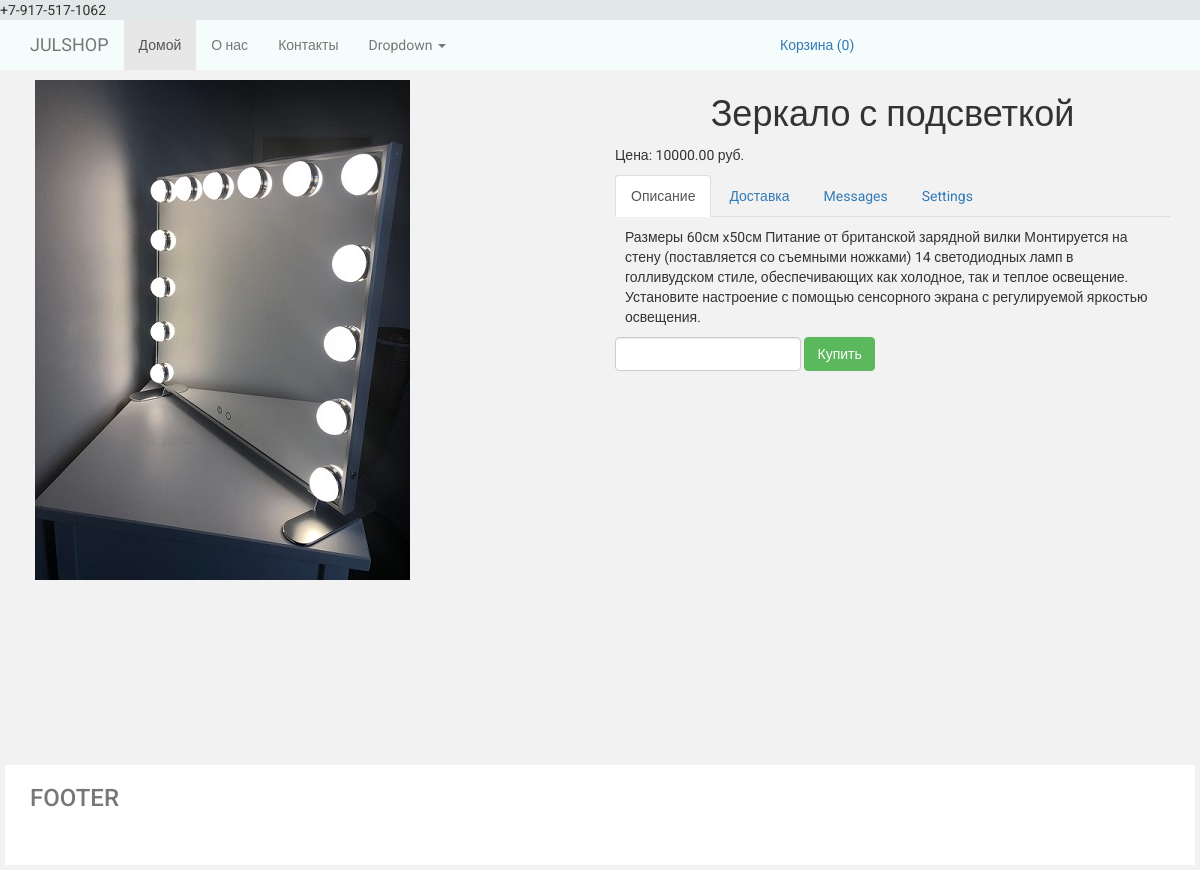
/product/1/, run on the app's committed database.
### products/models.py (models this page shows, shortened)
class ProductImage(models.Model):
    product = models.ForeignKey(Product, blank=True, null=True, default=None, verbose_name="Товар")
    image = models.ImageField(upload_to='products_images/', verbose_name="Изображение товара")
    is_main = models.BooleanField(default=False, verbose_name='Основное изображение')
    is_active = models.BooleanField(default=True, verbose_name='Активировать / Деактивировать')
    created = models.DateTimeField(auto_now_add=True, auto_now=False, verbose_name='Создан')
    updated = models.DateTimeField(auto_now_add=False, auto_now=True, verbose_name='Обновлён')
    class Meta:
        verbose_name = 'Фотография'
        verbose_name_plural = 'Фотографии'

class Product(models.Model):
    category = models.ForeignKey(Category, related_name='products', verbose_name="Категория")
    name = models.CharField(max_length=64, blank=True, null=True, default=None, verbose_name="Название")
    slug = models.SlugField(max_length=200, db_index=True)
    description = models.TextField(blank=True, verbose_name="Описание")
    price = models.DecimalField(max_digits=10, decimal_places=2, verbose_name="Цена")
    discount = models.IntegerField(default=0, verbose_name="Скидка")
    stock = models.PositiveIntegerField(verbose_name="Наличие")
    available = models.BooleanField(default=True, verbose_name="Доступен")
    created = models.DateTimeField(auto_now_add=True, auto_now=False, verbose_name='Создан')
    updated = models.DateTimeField(auto_now_add=False, auto_now=True, verbose_name='Обновлён')
    class Meta:
        ordering = ['name']
        index_together = [
            ['id', 'slug']
        ]
        verbose_name = 'Товар'
        verbose_name_plural = 'Товары'

### products/views.py (the view)
# urls.py: url(r'^product/(?P<product_id>\w+)/$', views.product, name='product'),
def product(request, product_id):
    product = Product.objects.get(id=product_id)
    session_key = request.session.session_key  # инициализация ключа сессии(уникальный идентификатор)
    if not session_key:                        # если ключ не создан
        request.session.cycle_key()            # создаём в ручную
    print(request.session.session_key)         # вывод ключа в консоль
    return render(request, 'products/product.html', locals())

### orders/context_processor.py (called while the page is built)
def getting_cart_info(request):
    session_key = request.session.session_key   # инициализация ключа сессии(уникальный идентификатор)
    if not session_key:                         # если ключ не создан
        request.session.cycle_key()             # создаём в ручную
    products_in_cart = ProductInCart.objects.filter(session_key=session_key, is_active=True)
    products_total_number = products_in_cart.count()
    return locals()

### templates/products/product.html (shortened to what this page needs)
{% extends 'base.html' %}
{% load static %}
{% block content %}
    <div class="container">
        <div class="row">
            <div class="col-lg-6">
                {% for image_item in product.productimage_set.all %}
                <div class="product_image_item">
                    <img src="{{ image_item.image.url }}" class="img-responsive">
                </div>
                {% endfor %}
            </div>
            <div class="col-lg-6">
                <h1 class="text-center">
                    {{ product.name }}
                </h1>
                <div class="">
                    <p>
                        Цена: {{ product.price }} руб.
                    </p>
                </div>
                <div>
                    <ul class="nav nav-tabs" role="tablist">
                        <li role="presentation" class="active">
                            <a href="#description" aria-controls="home" role="tab" data-toggle="tab">
                                Описание
                            </a>
                        </li>
                        <li role="presentation">
                            <a href="#delivery" aria-controls="profile" role="tab" data-toggle="tab">
                                Доставка
                            </a>
                        </li>
                        <li role="presentation">
                            <a href="#messages" aria-controls="messages" role="tab" data-toggle="tab">
                                Messages
                            </a>
                        </li>
                        <li role="presentation">
                            <a href="#settings" aria-controls="settings" role="tab" data-toggle="tab">
                                Settings
                            </a>
                        </li>
                    </ul>
                    <div class="tab-content product-description-tabs">
                        <div role="tabpanel" class="tab-pane active" id="description">
                            {{ product.description }}
                        </div>
                    </div>
                </div>
                 <div>
                    <form id="form_buying_product" class="form-inline" action="{% url 'cart_adding' %}">{% csrf_token %}
                        <div class="form-group">
                             <input type="number" min="1" class="form-control" name="number" id="number">
                        </div>
                            <div class="form-group">
                                <button type="submit" id="submit_btn" class="btn btn-success btn-buy"
                                        data-id = "{{ product.id }}"
                                        data-name = "{{ product.name }}"
                                        data-price = "{{ product.price }}"
                                >
                                    Купить
                                </button>
                            </div>
                    </form>
                </div>
            </div>
        </div>
    </div>
{% endblock %}

### static/static_dev/css/style.css (style rules this page uses)
html, body { height: 100%; max-height: 100%; font-family: 'Roboto', sans-serif; background-color: #f2f2f2; }
.product-description-tabs { padding: 10px; }
.product_image_item { padding: 5px; margin-bottom: 5px; }
.btn-success { color: #fff; background-color: #5cb85c; border-color: #5cb85c; }

### data on the page
ProductImage: image (picture)
Product: name "Зеркало с подсветкой", price "10000.00", description "Размеры 60см x50см Питание от британской зарядной вилки Монтируется на стену (поставляется со съемными ножками) 14 светодиодных ламп в голливудском стиле, обеспечивающих как холодное, так и теплое освещение. Установите настроение с помощью сенсорного экрана с регулируемой яркостью освещения."
